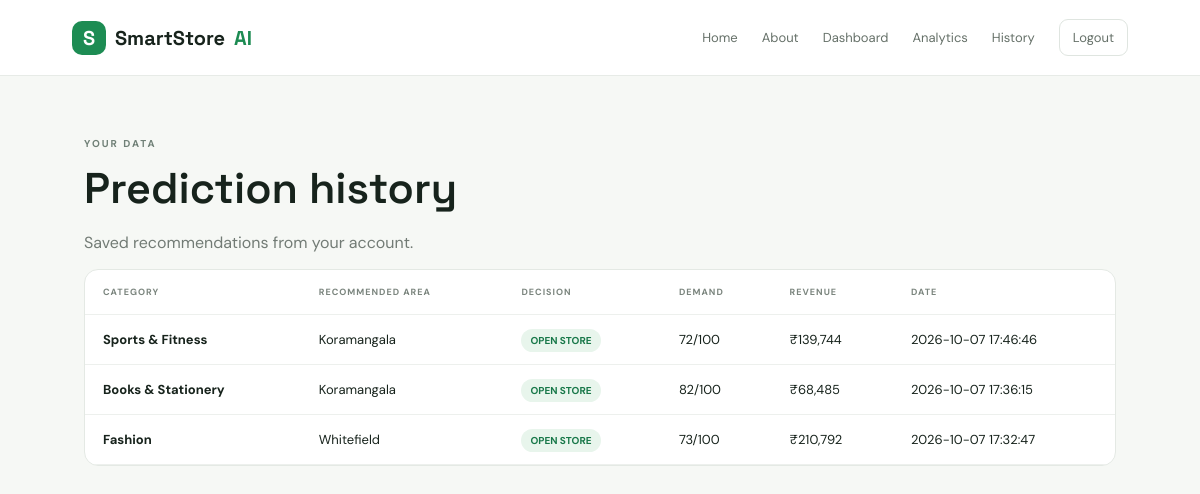
The app's page /history (signed in) with its own data.
### tables this page shows
CREATE TABLE predictions(id INTEGER PRIMARY KEY AUTOINCREMENT,user_id INTEGER,category TEXT,area TEXT,recommendation TEXT,probability REAL,demand_score REAL,monthly_orders INTEGER,monthly_revenue REAL,monthly_profit REAL,created_at TIMESTAMP DEFAULT CURRENT_TIMESTAMP);

### app/app.py (the view)
@app.route('/history')
@auth
def history():
    c=conn(); rows=c.execute('SELECT * FROM predictions WHERE user_id=? ORDER BY id DESC',(session['user_id'],)).fetchall(); c.close(); return render_template('history.html',rows=rows)

### app/app.py (called while the page is built)
def conn():
    c=sqlite3.connect(DB); c.row_factory=sqlite3.Row; return c

def auth(f):
    @wraps(f)
    def w(*a,**kw):
        if 'user_id' not in session: return redirect(url_for('login',next=request.path))
        return f(*a,**kw)
    return w

@app.context_processor
def ctx(): return {'current_user':session.get('name'),'current_role':session.get('role'),'areas':AREAS,'categories':CATEGORIES}

### templates/history.html
{% extends 'base.html' %}{% block title %}History · SmartStore AI{% endblock %}{% block content %}<section class="page"><div class="head"><div><span class="eyebrow">YOUR DATA</span><h1>Prediction history</h1><p>Saved recommendations from your account.</p></div></div><div class="table"><table><tr><th>Category</th><th>Recommended area</th><th>Decision</th><th>Demand</th><th>Revenue</th><th>Date</th></tr>{% for r in rows %}<tr><td><b>{{r.category}}</b></td><td>{{r.area}}</td><td><span class="pill">{{r.recommendation}}</span></td><td>{{r.demand_score|round|int}}/100</td><td>₹{{'{:,.0f}'.format(r.monthly_revenue)}}</td><td>{{r.created_at}}</td></tr>{% else %}<tr><td colspan="6" class="empty">No saved recommendations.</td></tr>{% endfor %}</table></div></section>{% endblock %}

### static/css/style.css (style rules this page uses)
* { box-sizing:border-box }
body { margin:0;background:#f6f8f5;color:#17231c;font-family:'DM Sans',sans-serif }
.eyebrow { font-size:10px;letter-spacing:2px;font-weight:700;color:#708077 }
.page { max-width:1350px;margin:auto;padding:55px 7% }
.head { display:flex;justify-content:space-between;align-items:flex-end;gap:30px }
.head h1 { font:600 43px 'Space Grotesk';margin:9px 0 }
.head p { color:#727b75 }
.table { background:#fff;border:1px solid #e4e9e4;border-radius:14px;overflow:auto }
.table table { width:100%;border-collapse:collapse;min-width:750px }
.table th,.table td { padding:16px 18px;text-align:left;border-bottom:1px solid #edf0ed;font-size:13px }
.table th { font-size:9px;letter-spacing:1px;color:#7b857e;text-transform:uppercase }
.pill { background:#e8f5ec;color:#187849;padding:5px 9px;border-radius:15px;font-size:10px;font-weight:700 }

### records on screen
predictions: category "Sports & Fitness", area "Koramangala", recommendation "OPEN STORE", demand_score "72", monthly_revenue "139,744", created_at "2026-10-07 17:46:46"
predictions: category "Books & Stationery", area "Koramangala", recommendation "OPEN STORE", demand_score "82", monthly_revenue "68,485", created_at "2026-10-07 17:36:15"
predictions: category "Fashion", area "Whitefield", recommendation "OPEN STORE", demand_score "73", monthly_revenue "210,792", created_at "2026-10-07 17:32:47"
